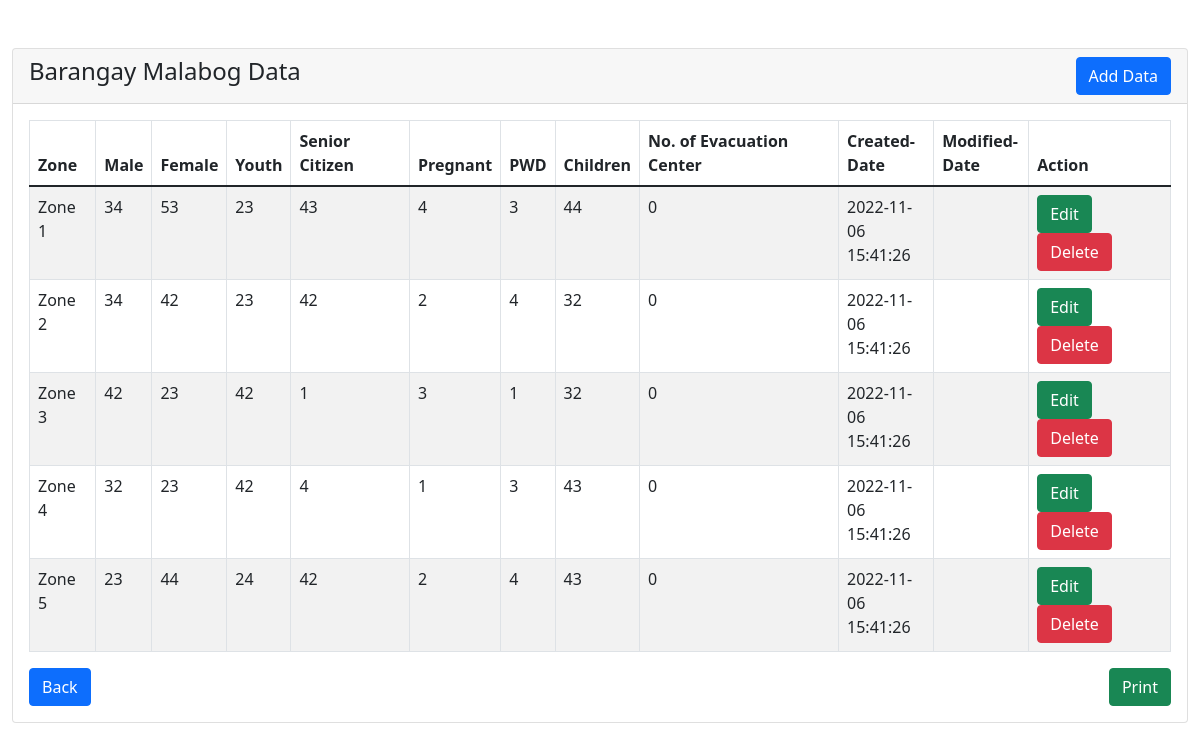
/admin/barangay-statistics/malabog/malabog-tbl.php (signed in), run on the app's committed database.
### tables this page shows
CREATE TABLE `barangay_data` (
  `id` int(10) NOT NULL,
  `barangay_name` varchar(50) NOT NULL,
  `zone` varchar(15) NOT NULL,
  `male` int(11) NOT NULL,
  `female` int(11) NOT NULL,
  `youth` int(11) NOT NULL,
  `senior_citizen` int(11) NOT NULL,
  `pregnant` int(11) NOT NULL,
  `pwd` int(11) NOT NULL,
  `children` int(11) NOT NULL,
  `no_evacuations` int(11) NOT NULL,
  `created_date` timestamp NULL DEFAULT current_timestamp(),
  `modified_date` timestamp NULL DEFAULT NULL ON UPDATE current_timestamp()
);

### admin/barangay-statistics/malabog/malabog-tbl.php (the view, shortened to what this page needs)
<?php
require '../../dbconfig.php';
?>
<!doctype html>
<html lang="en">
  <head>
    <link rel="stylesheet" type="text/css" href="../style-print.css" media="print" >
    <link href="https://cdn.jsdelivr.net/npm/bootstrap@5.1.3/dist/css/bootstrap.min.css" rel="stylesheet">
</head>
<body>
    <div class="container-fluid mt-5">
        <div class="row">
            <div class="col-md-12">
                <div class="card">
                    <div class="card-header">
                        <h4>Barangay Malabog Data
                            <a href="add-data.php" class="btn btn-primary float-end" id="print-btn">Add Data</a>
                        </h4>
                    </div>
                    <div class="card-body">
                        <table class="table table-bordered table-striped">
                            <thead>
                                <tr>
                                    <th>Zone</th>
                                    <th>Male</th>
                                    <th>Female</th>
                                    <th>Youth</th>
                                    <th>Senior Citizen</th>
                                    <th>Pregnant</th>
                                    <th>PWD</th>
                                    <th>Children</th>
                                    <th>No. of Evacuation Center</th>
                                    <th id="print-btn">Created-Date</th>
                                    <th id="print-btn">Modified-Date</th>
                                    <th id="print-btn">Action</th>
                                </tr>
                            </thead>
                            <tbody>
                                <?php
                                    $query = "SELECT * FROM barangay_data WHERE barangay_name='Malabog'";
                                    $query_run = mysqli_query($con, $query);
                                    if(mysqli_num_rows($query_run) > 0)
                                    {
                                        foreach($query_run as $malabog)
                                        {
                                            ?>
                                            <tr>
                                                <td><?= $malabog['zone']; ?></td>
                                                <td><?= $malabog['male']; ?></td>
                                                <td><?= $malabog['female']; ?></td>
                                                <td><?= $malabog['youth']; ?></td>
                                                <td><?= $malabog['senior_citizen']; ?></td>
                                                <td><?= $malabog['pregnant']; ?></td>
                                                <td><?= $malabog['pwd']; ?></td>
                                                <td><?= $malabog['children']; ?></td>
                                                <td><?= $malabog['no_evacuations']; ?></td>
                                                <td id="print-btn" class="col-md-1"><?= $malabog['created_date']; ?></td>
                                                <td id="print-btn" class="col-md-1"><?= $malabog['modified_date']; ?></td>
                                                <td id="print-btn"  class="col-md-1.1">
                                                    <a href="edit-data.php?id=<?= $malabog['id']; ?>" class="btn btn-success btn">Edit</a>
                                                    <button type="button" class="btn btn-danger btn deletebtn">Delete</button>
                                                </td>
                                            </tr>
                                            <?php
                                        }
                                    }
                                    else
                                    {
                                        echo "<h5> No Record Found </h5>";
                                    }
                                ?>
                            </tbody>
                        </table>
                        <a href="../barangay-statistics.php" class="btn btn-primary float-start" id="print-btn">Back</a>
                        <button onclick="window.print()" class="btn btn-success float-end" id="print-btn">  Print  </button>
                    </div>
                </div>
            </div>
        </div>
    </div>
</body>
</html>

### admin/barangay-statistics/style-print.css (style rules this page uses)
#print-btn { display: none; visibility: none; }

### data on the page
barangay_data: zone "Zone 1", male "34", female "53", youth "23", senior_citizen "43", pregnant "4", pwd "3", children "44", no_evacuations "0", created_date "2022-11-06 15:41:26"
barangay_data: zone "Zone 2", male "34", female "42", youth "23", senior_citizen "42", pregnant "2", pwd "4", children "32", no_evacuations "0", created_date "2022-11-06 15:41:26"
barangay_data: zone "Zone 3", male "42", female "23", youth "42", senior_citizen "1", pregnant "3", pwd "1", children "32", no_evacuations "0", created_date "2022-11-06 15:41:26"
barangay_data: zone "Zone 4", male "32", female "23", youth "42", senior_citizen "4", pregnant "1", pwd "3", children "43", no_evacuations "0", created_date "2022-11-06 15:41:26"
barangay_data: zone "Zone 5", male "23", female "44", youth "24", senior_citizen "42", pregnant "2", pwd "4", children "43", no_evacuations "0", created_date "2022-11-06 15:41:26"
